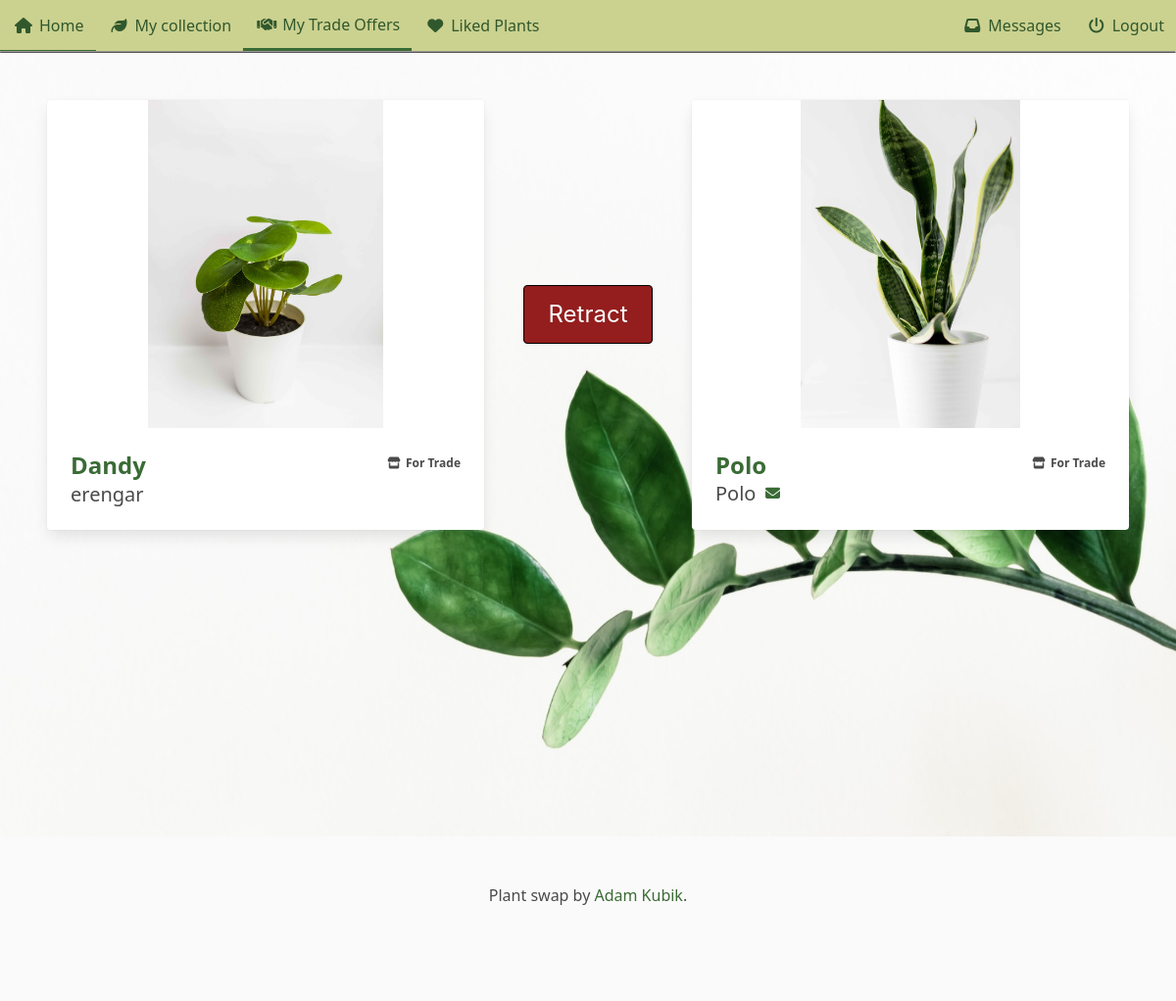
The app's page /accounts/trades/1/ (signed in) with its own data.
### plant_collection/models.py (models this page shows, shortened)
class Image(models.Model):
    plant = models.ForeignKey(Plant, on_delete=models.CASCADE, related_name="picture")
    image = models.ImageField(upload_to="pics")

class Trade(models.Model):
    plant_offered = models.ForeignKey(
        Plant, on_delete=models.CASCADE, related_name="trades_offered"
    )
    plant_requested = models.ForeignKey(
        Plant, on_delete=models.CASCADE, related_name="trades_requested"
    )
    initiator = models.ForeignKey(
        settings.AUTH_USER_MODEL,
        on_delete=models.CASCADE,
        related_name="trades_initiated",
    )
    recipient = models.ForeignKey(
        settings.AUTH_USER_MODEL,
        on_delete=models.CASCADE,
        related_name="trades_received",
    )
    accepted = models.BooleanField(null=True, blank=True)
    offered_finalized = models.BooleanField(default=False)
    requested_finalized = models.BooleanField(default=False)
    finalized = models.BooleanField(default=False)
    created = models.DateTimeField(auto_now_add=True, null=True, blank=True)
    class Meta:
        unique_together = ["plant_offered", "plant_requested"]

class Plant(models.Model):
    nick_name = models.CharField(
        max_length=64, validators=[MinLengthValidator(3)], unique=True
    )
    created = models.DateTimeField(auto_now_add=True, null=True, blank=True)
    updated = models.DateTimeField(auto_now=True, null=True, blank=True)
    species = models.ForeignKey(
        Species, on_delete=models.SET_NULL, blank=True, null=True, related_name="plants"
    )
    owner = models.ForeignKey(
        settings.AUTH_USER_MODEL, on_delete=models.CASCADE, related_name="plants"
    )
    slug = models.SlugField(default="bugged-plant")
    for_trade = models.BooleanField(default=False)
    likes = models.ManyToManyField(User, related_name="liked")
    location = models.CharField(max_length=24, blank=True, null=True, default=None, help_text="City, State")
    content = models.TextField(blank=True, null=True, default=None)

### accounts/views.py (the view, shortened to what this page needs)
# urls.py: path('trades/<int:pk>/', views.trade_view.as_view(), name='trade'),
class trade_view(LoginRequiredMixin, generic.View):
    template_name = 'accounts/trade.html'
    def get(self, request, pk):
        trade = get_object_or_404(Trade, pk=pk)
        context = {'trade':trade}
        return render(request, self.template_name, context)

### accounts/templates/accounts/trade.html (shortened to what this page needs)
{% extends "base.html" %}
{% load static %}
{% block header %}
<link rel="stylesheet" href="{% static 'accounts/css/trade.css' %}">
<link rel="stylesheet" href="{% static 'plant_collection/css/plant.css' %}">
<link rel="stylesheet" href="{% static 'plant_collection/css/no_padding_section.css' %}">
{% endblock %}
{% block content %}
<section class='section'>
    <div class='columns'>
        <div class='column is-5'>
            <div class='card carousel_box'>
                <div class='card-image carousel-box'>
                    {% if trade.plant_offered.picture.all.count > 1 %}
                        <div tabindex=0 class='arrow' id='left-arrow'></div>
                        <div tabindex=0 class='arrow' id='right-arrow'></div>
                    {% endif %}
                    {% for picture in trade.plant_offered.picture.all %}
                        {% if picture != trade.plant_offered.thumbnail.image %}
                        <div class='carousel_image'>
                            <figure class='image is-4by3'>
                                <img class='carousel contain' src="{{ picture.image.url }}" alt="Picture of a plant">
                            </figure>
                        </div>
                        {% endif %}
                    {% endfor %}
                </div>
                <div class='card-content'>
                    <div class='columns is-mobile'>
                        <div class='column is-half'>
                            <div class='title is-size-4-desktop is-size-5-touch'><a id="offerer" href="{% url 'plant_collection:plant_view' slug=trade.plant_offered.slug %}">{{trade.plant_offered.nick_name}}</a></div>
                            <div class='subtitle is-size-5-desktop is-size-6-touch'>
                                {% if user == trade.plant_offered.owner %}
                                <span>{{trade.plant_offered.owner}}</span>
                                {% endif %}
                            </div>
                        </div>
                        <div class='column is-half'>
                            <span class='icon-text has-text-weight-semibold is-size-7-desktop is-size-6-touch is-pulled-right'>
                                <span class='icon'>
                                    <i class="fa-solid fa-store"></i>
                                </span>
                                {% if plant.location %}
                                {{plant.location}}
                                {% else %}
                                For Trade
                                {% endif %}
                            </span>
                        </div>
                    </div>
                </div>
            </div>
        </div>
        <form class='column is-2 is-flex is-justify-content-center is-flex-direction-column is-align-items-center' method="post" style='gap:2rem'>
            {% if trade.accepted and not trade.finalized%}
            <div class="is-flex" style='gap:5vw'>
                {% if trade.plant_offered.owner == user %}
                    {% if trade.offered_finalized %}
                    <a tabindex=0><i class="fa-solid fa-circle-check is-size-1 green-check sendable"></i></a>
                    {% elif not trade.offered_finalized %}
                    <a tabindex=0><i class="fa-solid fa-circle-check is-size-1 red-check sendable"></i></a>
                    {% endif %}
                {% else %}
                    {% if trade.offered_finalized %}
                    <i class="fa-solid fa-circle-check is-size-1 green-check-inactive"></i>
                    {% elif not trade.offered_finalized %}
                    <i class="fa-solid fa-circle-check is-size-1 red-check-inactive"></i>
                    {% endif %}
                {% endif %}
                {% if trade.plant_requested.owner == user %}
                    {% if trade.requested_finalized %}
                    <a tabindex=0><i class="fa-solid fa-circle-check is-size-1 green-check sendable"></i></a>
                    {% elif not trade.requested_finalized %}
                    <a tabindex=0><i class="fa-solid fa-circle-check is-size-1 red-check sendable"></i></a>
                    {% endif %}
                {% else %}
                    {% if trade.requested_finalized %}
                    <i class="fa-solid fa-circle-check is-size-1 green-check-inactive"></i>
                    {% elif not trade.requested_finalized %}
                    <i class="fa-solid fa-circle-check is-size-1 red-check-inactive"></i>
                    {% endif %}
                {% endif %}
            </div>
            {% elif not trade.accepted and not trade.finalized %}
                {% if trade.accepted == False %}
                    <input disabled class='button decline-button is-large is-responsive' id='decline-button' type='submit' value='Declined'>
                {% elif trade.accepted == null and user == trade.initiator %}
                    <input class='button decline-button is-large is-responsive' id='decline-button' type='submit' value='Retract' name='retract'>
                {% else %}
                    <input class='button forest-green-button is-large is-responsive' id='accepted-button' type='submit' value='Accept' name='accept'>
                    <input class='button decline-button is-large is-responsive' id='decline-button' type='submit' value='Decline' name='decline'>
                {% endif %}
            {% elif trade.finalized %}
            <div class="is-flex container">
                <i class="fa-solid fa-circle-check is-size-1 green-check-inactive"></i>
                <i class="fa-solid fa-circle-check is-size-1 green-check-inactive"></i>
            </div>
            {% endif %}
        </form>
        <div class='column is-5'>
            <div class='card carousel_box'>
                <div class='card-image carousel-box'>
                    {% if trade.plant_requested.picture.all.count > 1 %}
                        <div tabindex=0 class='arrow' id='left-arrow1'></div>
                        <div tabindex=0 class='arrow' id='right-arrow1'></div>
                    {% endif %}
                    {% for picture in trade.plant_requested.picture.all %}
                        {% if picture != trade.plant_requested.thumbnail.image %}
                        <div class='carousel_image1'>
                            <figure class='image is-4by3'>
                                <img class='carousel contain' src="{{ picture.image.url }}" alt="Picture of a plant">
                            </figure>
                        </div>
                        {% endif %}
                    {% endfor %}
                </div>
                <div class='card-content'>
                    <div class='columns is-mobile'>
                        <div class='column is-half'>
                            <div class='title is-size-4-desktop is-size-5-touch'><a id="requester" href="{% url 'plant_collection:plant_view' slug=trade.plant_requested.slug %}">{{trade.plant_requested.nick_name}}</a></div>
                            <div class='subtitle is-size-5-desktop is-size-6-touch'>
                                {% if user == trade.plant_requested.owner %}
                                <span>{{trade.plant_requested.owner}}</span>
                                {% else %}
                                <span class='icon-text'>
                                    <span>{{trade.plant_requested.owner}}</span>
                                    <span class='icon'>
                                        <a href="{% url 'accounts:write_message' name=trade.plant_requested.owner %}"><i class="fa-solid fa-envelope fa-xs"></i></a>
                                    </span>
                                </span>
                                {% endif %}
                            </div>
                        </div>
                        <div class='column is-half'>
                            <span class='icon-text has-text-weight-semibold is-size-7-desktop is-size-6-touch is-pulled-right'>
                                <span class='icon'>
                                    <i class="fa-solid fa-store"></i>
                                </span>
                                {% if plant.location %}
                                {{plant.location}}
                                {% else %}
                                For Trade
                                {% endif %}
                            </span>
                        </div>
                    </div>
                </div>
            </div>
        </div>
    </div>
</section>
{% endblock content %}

### plant_collection/static/plant_collection/css/coloring.css (style rules this page uses)
a { color: #3A6B35 ; }
.decline-button { background-color: hsl(0, 66%, 35%); color: white; border: 1px solid black; }

### plant_collection/static/plant_collection/css/more_base.css (style rules this page uses)
body { font-family: Calibri, Candara, Segoe, Segoe UI, Optima, Arial, sans-serif; }
html { scrollbar-width: thin; scrollbar-color: #4A4A4A #EDEDED; }

### plant_collection/static/plant_collection/css/object_fit.css (style rules this page uses)
.contain { object-fit: contain; }

### accounts/static/accounts/css/trade.css (style rules this page uses)
.decline-button { max-width: 10rem; }

### plant_collection/static/plant_collection/css/plant.css (style rules this page uses)
.carousel-box { display:grid; grid-template-columns: 1fr; }
.carousel_image, .carousel_image1 { grid-row-start: 1; grid-column-start: 1; }
.arrow { margin-top: 0.75rem; grid-row-start: 1; grid-column-start: 1; z-index: 1; padding: 0 0; margin: 0 0; height: 100%; width: 20%; position: relative; }
#right-arrow { margin-left:80%; }
#right-arrow1 { margin-left: 80%; }

### records on screen
Image: image (picture)
Trade: plant_offered.nick_name "Dandy", plant_offered.owner "erengar", plant_requested.nick_name "Polo", plant_requested.owner "Polo"
Image: image (picture)
